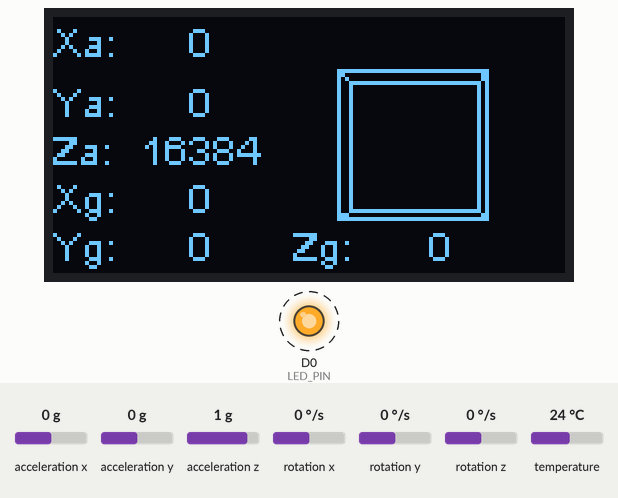
A sketch run on a simulated ESP8266 (NodeMCU). Parts: 128×64 one-colour display, output pins drawn as LEDs (lit = HIGH). Dashed ring = blinking. Inputs (shaded band) come from the test bench; at power-on: acceleration x 0 g, acceleration y 0 g, acceleration z 1 g, rotation x 0 °/s, rotation y 0 °/s, rotation z 0 °/s, temperature 24 °C. What the sketch prints to the serial monitor is not drawn.

Above: at 0.8 s.
1.3 s: acceleration x set to -1.4 g
At 2.01 s:
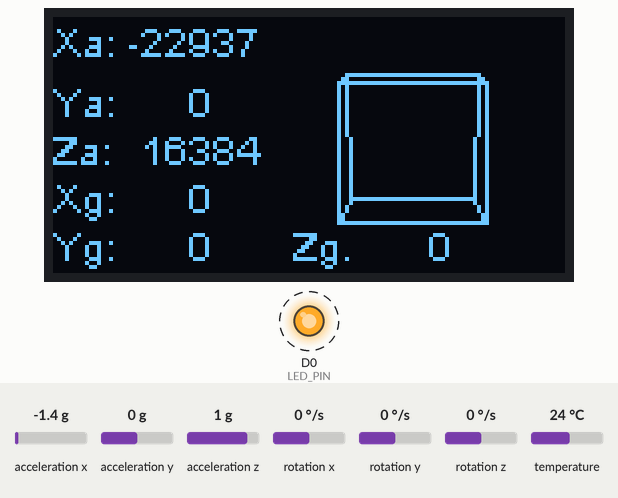
3.9 s: acceleration y set to -1.4 g
At 4.12 s:
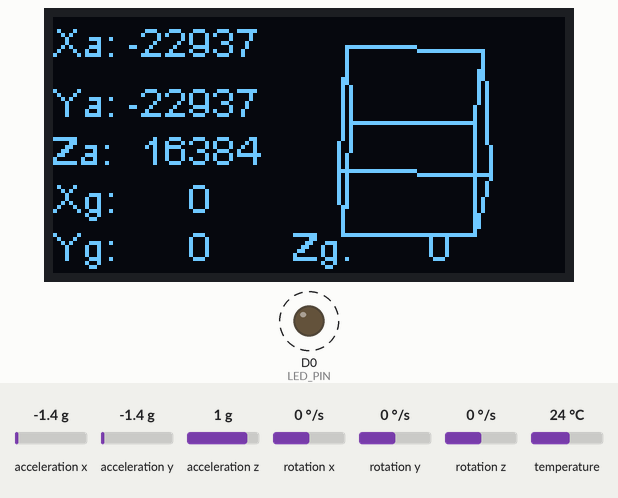
5.4 s: acceleration z set to -1.4 g
At 5.62 s:
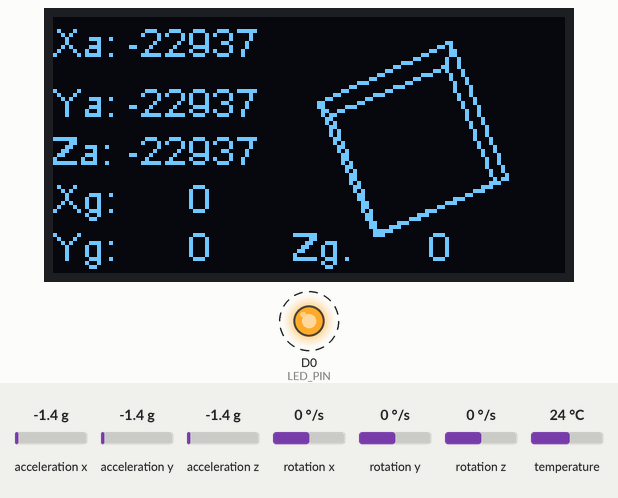
6.9 s: rotation x set to -192 °/s
At 7.43 s:
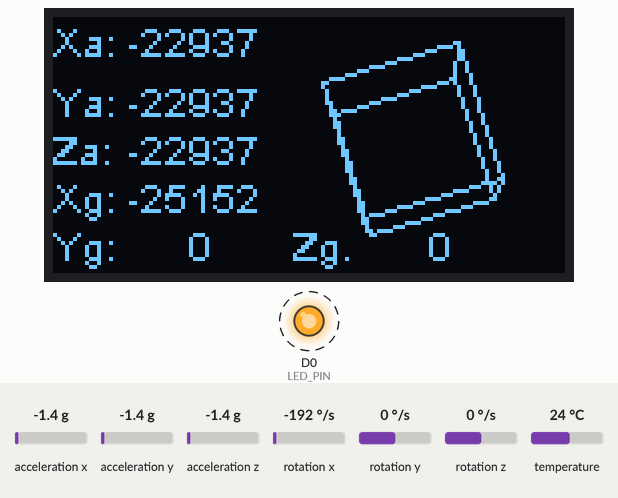
8.4 s: rotation y set to -192 °/s
At 8.64 s:
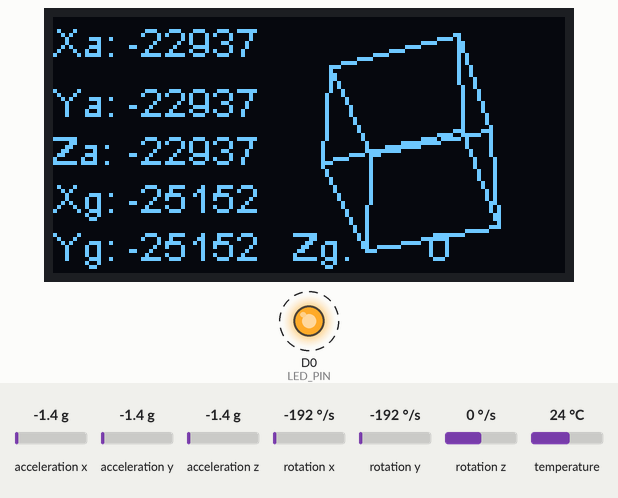
9.9 s: rotation z set to -192 °/s
At 10.44 s:
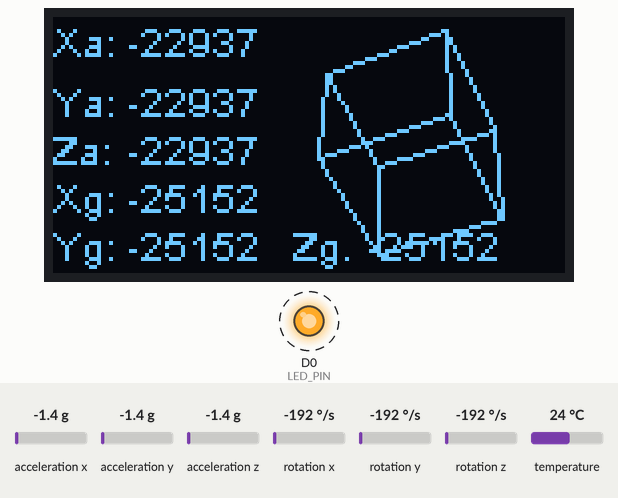
Timing chart, 0 to 12.4 s (numbered marks = the images above; inputs shaded):
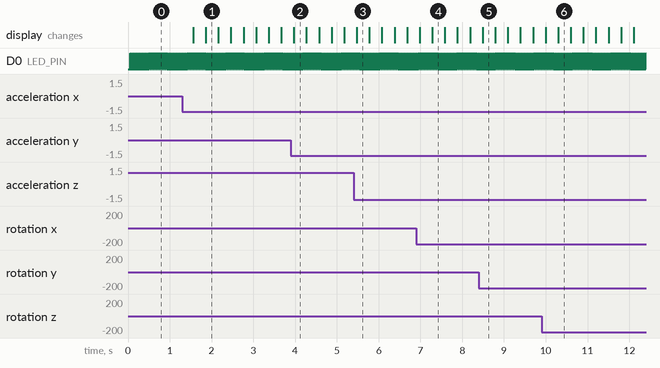

Measured:
- after the input at 1.3 s, the display: first changes after 0.26 s (image 1 shows a later state)
- by itself, D0 (LED_PIN): alternates HIGH for 0.02 s and LOW for 0.02 s

The sketch:

ESP8266_MPU6050_OLED_SSD1306.ino
```cpp
// Arduino Wire library is required if I2Cdev I2CDEV_ARDUINO_WIRE implementation
// is used in I2Cdev.h
#include "I2Cdev.h" //https://github.com/jrowberg/i2cdevlib/tree/master/Arduino/I2Cdev
#include "MPU6050.h" //https://github.com/jrowberg/i2cdevlib/tree/master/Arduino/MPU6050
#include <Arduino.h>
// #include <U8g2lib.h> //https://github.com/olikraus/U8g2_Arduino
#include "SSD1306Wire.h" //https://github.com/squix78/esp8266-oled-ssd1306
//#include "SH1106Wire.h" //https://github.com/squix78/esp8266-oled-ssd1306

#if I2CDEV_IMPLEMENTATION == I2CDEV_ARDUINO_WIRE
   #include <Wire.h>
#endif


#if defined(ARDUINO_ESP8266_ESP01) //Arduino Uno
  #define LED_PIN 16
  SSD1306Wire display(0x3c, 2, 0);
  //SH1106Wire display(0x3c, 2, 0);

#elif defined(ARDUINO_ESP8266_NODEMCU)
  #define LED_PIN D0
  SSD1306Wire display(0x3c, D2, D1);
  //SH1106Wire display(0x3c, D2, D1);

#endif


// MPU control/status vars
MPU6050 mpu;
int16_t AcX, AcY, AcZ, Tmp, GyX, GyY, GyZ;
char AcXStr[7];
char AcYStr[7];
char AcZStr[7];
char GyXStr[7];
char GyYStr[7];
char GyZStr[7];

bool blinkState = false;


/* MrAbalogu/Smart-Watch/MPU6050_3D_Cube */
/* Reference from https://github.com/MrAbalogu/Smart-Watch/blob/master/MPU6050_3D_Cube/MPU6050_3D_Cube.ino */

float xx, xy, xz;
float yx, yy, yz;
float zx, zy, zz;

float fact;

int Xan, Yan;

int Xoff;
int Yoff;
int Zoff;

struct Point3d
{
  int x;
  int y;
  int z;
};

struct Point2d
{
  int x;
  int y;
};

int LinestoRender; // lines to render.
int OldLinestoRender; // lines to render just in case it changes. this makes sure the old lines all get erased.

struct Line3d
{
  Point3d p0;
  Point3d p1;
};

struct Line2d
{
  Point2d p0;
  Point2d p1;
};

Line3d Lines[12];  //Number of lines to render
Line2d Render[12];
Line2d ORender[12];

/************ MrAbalogu/Smart-Watch/MPU6050_3D_Cube*********************************************************************/

void initLine() {
  fact = 180 / 3.14159265358979323846264338327950; // conversion from degrees to radians.

  Xoff = 90; // positions the center of the 3d conversion space into the center of the OLED screen. This is usally screen_x_size / 2.
  Yoff = 32; // screen_y_size /2
  Zoff = 750;   //Size of cube, larger no. = smaller cube

  // line segments to draw a cube. basically p0 to p1. p1 to p2. p2 to p3 so on.

  // Front Face.

  Lines[0].p0.x = -50;
  Lines[0].p0.y = -50;
  Lines[0].p0.z = 50;
  Lines[0].p1.x = 50;
  Lines[0].p1.y = -50;
  Lines[0].p1.z = 50;

  Lines[1].p0.x = 50;
  Lines[1].p0.y = -50;
  Lines[1].p0.z = 50;
  Lines[1].p1.x = 50;
  Lines[1].p1.y = 50;
  Lines[1].p1.z = 50;

  Lines[2].p0.x = 50;
  Lines[2].p0.y = 50;
  Lines[2].p0.z = 50;
  Lines[2].p1.x = -50;
  Lines[2].p1.y = 50;
  Lines[2].p1.z = 50;

  Lines[3].p0.x = -50;
  Lines[3].p0.y = 50;
  Lines[3].p0.z = 50;
  Lines[3].p1.x = -50;
  Lines[3].p1.y = -50;
  Lines[3].p1.z = 50;


  //back face.

  Lines[4].p0.x = -50;
  Lines[4].p0.y = -50;
  Lines[4].p0.z = -50;
  Lines[4].p1.x = 50;
  Lines[4].p1.y = -50;
  Lines[4].p1.z = -50;

  Lines[5].p0.x = 50;
  Lines[5].p0.y = -50;
  Lines[5].p0.z = -50;
  Lines[5].p1.x = 50;
  Lines[5].p1.y = 50;
  Lines[5].p1.z = -50;

  Lines[6].p0.x = 50;
  Lines[6].p0.y = 50;
  Lines[6].p0.z = -50;
  Lines[6].p1.x = -50;
  Lines[6].p1.y = 50;
  Lines[6].p1.z = -50;

  Lines[7].p0.x = -50;
  Lines[7].p0.y = 50;
  Lines[7].p0.z = -50;
  Lines[7].p1.x = -50;
  Lines[7].p1.y = -50;
  Lines[7].p1.z = -50;

  // now the 4 edge lines.

  Lines[8].p0.x = -50;
  Lines[8].p0.y = -50;
  Lines[8].p0.z = 50;
  Lines[8].p1.x = -50;
  Lines[8].p1.y = -50;
  Lines[8].p1.z = -50;

  Lines[9].p0.x = 50;
  Lines[9].p0.y = -50;
  Lines[9].p0.z = 50;
  Lines[9].p1.x = 50;
  Lines[9].p1.y = -50;
  Lines[9].p1.z = -50;

  Lines[10].p0.x = -50;
  Lines[10].p0.y = 50;
  Lines[10].p0.z = 50;
  Lines[10].p1.x = -50;
  Lines[10].p1.y = 50;
  Lines[10].p1.z = -50;

  Lines[11].p0.x = 50;
  Lines[11].p0.y = 50;
  Lines[11].p0.z = 50;
  Lines[11].p1.x = 50;
  Lines[11].p1.y = 50;
  Lines[11].p1.z = -50;

  LinestoRender = 12;
  OldLinestoRender = LinestoRender;
}

/************ MrAbalogu/Smart-Watch/MPU6050_3D_Cube*********************************************************************/
// Sets the global vars for the 3d transform. Any points sent through "process" will be transformed using these figures.
// only needs to be called if Xan or Yan are changed.
void SetVars(void)
{
  float Xan2, Yan2, Zan2;
  float s1, s2, s3, c1, c2, c3;

  Xan2 = Xan / fact; // convert degrees to radians.
  Yan2 = Yan / fact;

  // Zan is assumed to be zero

  s1 = sin(Yan2);
  s2 = sin(Xan2);

  c1 = cos(Yan2);
  c2 = cos(Xan2);

  xx = c1;
  xy = 0;
  xz = -s1;

  yx = (s1 * s2);
  yy = c2;
  yz = (c1 * s2);

  zx = (s1 * c2);
  zy = -s2;
  zz = (c1 * c2);
}


/************ MrAbalogu/Smart-Watch/MPU6050_3D_Cube*********************************************************************/
// processes x1,y1,z1 and returns rx1,ry1 transformed by the variables set in SetVars()
// fairly heavy on floating point here.
// uses a bunch of global vars. Could be rewritten with a struct but not worth the effort.
void ProcessLine(struct Line2d *ret, struct Line3d vec)
{
  float zvt1;
  int xv1, yv1, zv1;

  float zvt2;
  int xv2, yv2, zv2;

  int rx1, ry1;
  int rx2, ry2;

  int x1;
  int y1;
  int z1;

  int x2;
  int y2;
  int z2;

  int Ok;

  x1 = vec.p0.x;
  y1 = vec.p0.y;
  z1 = vec.p0.z;

  x2 = vec.p1.x;
  y2 = vec.p1.y;
  z2 = vec.p1.z;

  Ok = 0; // defaults to not OK

  xv1 = (x1 * xx) + (y1 * xy) + (z1 * xz);
  yv1 = (x1 * yx) + (y1 * yy) + (z1 * yz);
  zv1 = (x1 * zx) + (y1 * zy) + (z1 * zz);

  zvt1 = zv1 - Zoff;


  if ( zvt1 < -5) {
    rx1 = 256 * (xv1 / zvt1) + Xoff;
    ry1 = 256 * (yv1 / zvt1) + Yoff;
    Ok = 1; // ok we are alright for point 1.
  }


  xv2 = (x2 * xx) + (y2 * xy) + (z2 * xz);
  yv2 = (x2 * yx) + (y2 * yy) + (z2 * yz);
  zv2 = (x2 * zx) + (y2 * zy) + (z2 * zz);

  zvt2 = zv2 - Zoff;


  if ( zvt2 < -5) {
    rx2 = 256 * (xv2 / zvt2) + Xoff;
    ry2 = 256 * (yv2 / zvt2) + Yoff;
  } else
  {
    Ok = 0;
  }

  if (Ok == 1) {
    ret->p0.x = rx1;
    ret->p0.y = ry1;

    ret->p1.x = rx2;
    ret->p1.y = ry2;
  }
  // The ifs here are checks for out of bounds. needs a bit more code here to "safe" lines that will be way out of whack, so they dont get drawn and cause screen garbage.

}

/************ MrAbalogu/Smart-Watch/MPU6050_3D_Cube*********************************************************************/
void calculateCube() {
  //For cube rotation
  int xOut = 0;
  int yOut = 0;

  xOut = map(AcX, -17000, 17000, -50, 50);
  yOut = map(AcY, -17000, 17000, -50, 50);

  Xan += xOut;
  Yan += yOut;


  Yan = Yan % 360;
  Xan = Xan % 360; // prevents overflow.


  SetVars(); //sets up the global vars to do the conversion.

  for (int i = 0; i < LinestoRender ; i++)
  {
    ORender[i] = Render[i]; // stores the old line segment so we can delete it later.
    ProcessLine(&Render[i], Lines[i]); // converts the 3d line segments to 2d.
  }
}

void drawScreen( void)
{
  // renders all the lines after erasing the old ones.
  // in here is the only code actually interfacing with the OLED. so if you use a different lib, this is where to change it.

  display.setColor(BLACK);
  for (int i = 0; i < OldLinestoRender; i++ )
  {
    display.drawLine(ORender[i].p0.x, ORender[i].p0.y, ORender[i].p1.x, ORender[i].p1.y); // erase the old lines.
  }
  display.drawString(19, 0, AcXStr); // write something to the internal memory
  display.drawString(19, 15, AcYStr); // write something to the internal memory
  display.drawString(19, 27, AcZStr); // write something to the internal memory
  display.drawString(19, 39, GyXStr); // write something to the internal memory
  display.drawString(19, 51, GyYStr); // write something to the internal memory
  display.drawString(79, 51, GyZStr); // write something to the internal memory

  display.setColor(WHITE);

  for (int i = 0; i < LinestoRender; i++ )
  {
    display.drawLine(Render[i].p0.x, Render[i].p0.y, Render[i].p1.x, Render[i].p1.y);
  }
  OldLinestoRender = LinestoRender;

  sprintf (AcXStr, "%6d", AcX);
  sprintf (AcYStr, "%6d", AcY);
  sprintf (AcZStr, "%6d", AcZ);
  sprintf (GyXStr, "%6d", GyX);
  sprintf (GyYStr, "%6d", GyY);
  sprintf (GyZStr, "%6d", GyZ);

  display.drawString(19, 0, AcXStr); // write something to the internal memory
  display.drawString(19, 15, AcYStr); // write something to the internal memory
  display.drawString(19, 27, AcZStr); // write something to the internal memory
  display.drawString(19, 39, GyXStr); // write something to the internal memory
  display.drawString(19, 51, GyYStr); // write something to the internal memory
  display.drawString(79, 51, GyZStr); // write something to the internal memory
  display.display();

}

void setup() {

  // join I2C bus (I2Cdev library doesn't do this automatically)
#if I2CDEV_IMPLEMENTATION == I2CDEV_ARDUINO_WIRE

  #if defined(__AVR_ATmega328P__) //Arduino Uno
    Wire.begin();
  #elif defined(ARDUINO_ESP8266_NODEMCU)
    Wire.begin(SDA, SCL);
    Wire.setClock(400000);
  #elif defined(ARDUINO_ESP8266_ESP01)
    Wire.begin(2, 0);
    Wire.setClock(400000);
  #endif

#elif I2CDEV_IMPLEMENTATION == I2CDEV_BUILTIN_FASTWIRE
  Fastwire::setup(400, true);
#endif

  display.init();
  display.clear();
  display.setContrast(32);

  Serial.begin(115200);

  // initialize device
  Serial.println("Initializing I2C devices...");
  mpu.initialize();

  // verify connection
  Serial.println("Testing device connections...");
  Serial.println(mpu.testConnection() ? "MPU6050 connection successful" : "MPU6050 connection failed");

  Serial.println("Updating internal sensor offsets...");
  Serial.print(mpu.getXAccelOffset()); Serial.print("\t"); //
  Serial.print(mpu.getYAccelOffset()); Serial.print("\t"); //
  Serial.print(mpu.getZAccelOffset()); Serial.print("\t"); //
  Serial.print(mpu.getXGyroOffset()); Serial.print("\t"); // 0
  Serial.print(mpu.getYGyroOffset()); Serial.print("\t"); // 0
  Serial.print(mpu.getZGyroOffset()); Serial.print("\t"); // 0
  Serial.print("\n");

  mpu.setXAccelOffset(-1782);
  mpu.setYAccelOffset(-889);
  mpu.setZAccelOffset(1427);
  mpu.setXGyroOffset (11);
  mpu.setYGyroOffset (-5);
  mpu.setZGyroOffset (23);

  Serial.print(mpu.getXAccelOffset()); Serial.print("\t"); //
  Serial.print(mpu.getYAccelOffset()); Serial.print("\t"); //
  Serial.print(mpu.getZAccelOffset()); Serial.print("\t"); //
  Serial.print(mpu.getXGyroOffset()); Serial.print("\t"); // 0
  Serial.print(mpu.getYGyroOffset()); Serial.print("\t"); // 0
  Serial.print(mpu.getZGyroOffset()); Serial.print("\t"); // 0
  Serial.print("\n");


  initLine();

  // configure LED for output
  pinMode(LED_PIN, OUTPUT);

  display.flipScreenVertically();

  display.setTextAlignment(TEXT_ALIGN_LEFT);
  display.setFont(ArialMT_Plain_10);

  display.drawString(0, 0, "Xa:"); // write something to the internal memory
  display.drawString(0, 15, "Ya:"); // write something to the internal memory
  display.drawString(0, 27, "Za:"); // write something to the internal memory
  display.drawString(0, 39, "Xg:"); // write something to the internal memory
  display.drawString(0, 51, "Yg:"); // write something to the internal memory
  display.drawString(60, 51, "Zg:"); // write something to the internal memory
  display.display();

}

void loop() {

    /* read raw accel/gyro measurements from device without DMP6 FIFO
     AcX,AcY,AcZ,Tmp,GyX,GyY,GyZ; */
    mpu.getMotion6(&AcX, &AcY, &AcZ, &GyX, &GyY, &GyZ);
    /*these methods (and a few others) are also available (without DMP6 FIFO) */
    // mpu.getAcceleration(&AcX, &AcY, &AcZ);
    // mpu.getRotation(&GyX, &GyY, &GyZ);
    Tmp = mpu.getTemperature();

    calculateCube();

    //OLED : u8g2 draw
    drawScreen();
    // blink LED to indicate activity
    blinkState = !blinkState;
    digitalWrite(LED_PIN, blinkState);

}
```
